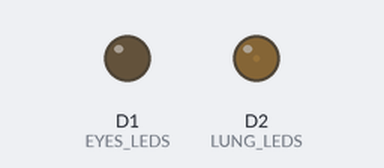
Bench run of a program on a simulated Arduino MKR. Shown: output pins drawn as LEDs (lit = HIGH). Random numbers use the default seed unless the program sets one.

Above: at 0.15 s.
At 12.77 s:
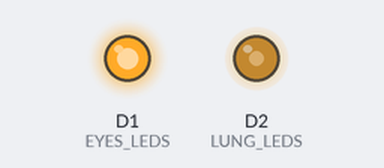
At 18.78 s:
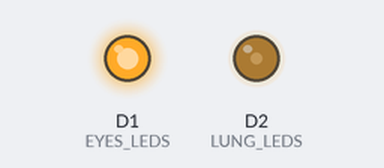
At 39.81 s:
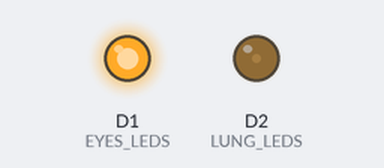
Timing chart, 0 to 40.0 s (numbered marks = the images above):
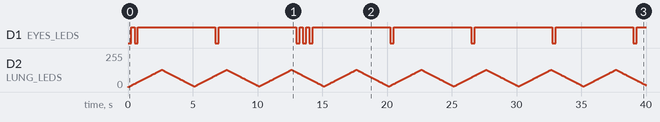

Measured:
- by itself, D1 (EYES_LEDS): LOW → HIGH at 0.25 s, → LOW 0.25 s later, → HIGH 0.25 s later, → LOW 6.0 s later, … (19 changes in this stretch)

The program:

main.cpp
```cpp
#include <Arduino.h>

int EYES_LEDS = 1;
int LUNG_LEDS = 2;

void setup() {
  pinMode(EYES_LEDS, OUTPUT);
  pinMode(LUNG_LEDS, OUTPUT);

  randomSeed(analogRead(0));
}

unsigned long BLINK_INTERVAL = 6000;
unsigned long MULTI_BLINK_INTERVAL = 250;
unsigned long BLINK_DURRATION = 250;
unsigned long lastBlinkChange = 0;
unsigned long nextBlinkInterval = BLINK_INTERVAL;
bool areEyesLit = false;

void performBlink(unsigned long now) {
  if((areEyesLit && now - lastBlinkChange > nextBlinkInterval) ||
      (!areEyesLit && now - lastBlinkChange > BLINK_DURRATION)) {

    // random possibility of multiple blinks
    if(!areEyesLit)
      nextBlinkInterval = random(100) > 75 ? MULTI_BLINK_INTERVAL : BLINK_INTERVAL;

    areEyesLit = !areEyesLit;
    lastBlinkChange = now;
    digitalWrite(EYES_LEDS, areEyesLit ? HIGH : LOW);
  }
}

unsigned long BRIGHTNESS_INTERVAL = 20;
unsigned long lastBreathChange = 0;
int currentBrightness = 0;
bool isFadingIn = true;

void performBreath(unsigned long now) {
  if(now - lastBreathChange < BRIGHTNESS_INTERVAL)
    return;

  if(currentBrightness <= 5)
    isFadingIn = true;
  else if(currentBrightness >= 130)
    isFadingIn = false;

  lastBreathChange = now;
  if(isFadingIn)
    currentBrightness++;
  else
    currentBrightness--;

  int brightness;
  if(currentBrightness > 140)
    brightness = 140;
  else
    brightness = currentBrightness;

  analogWrite(LUNG_LEDS, brightness);
}

void loop() {
  unsigned long now = millis();

  performBlink(now);
  performBreath(now);
}
```
